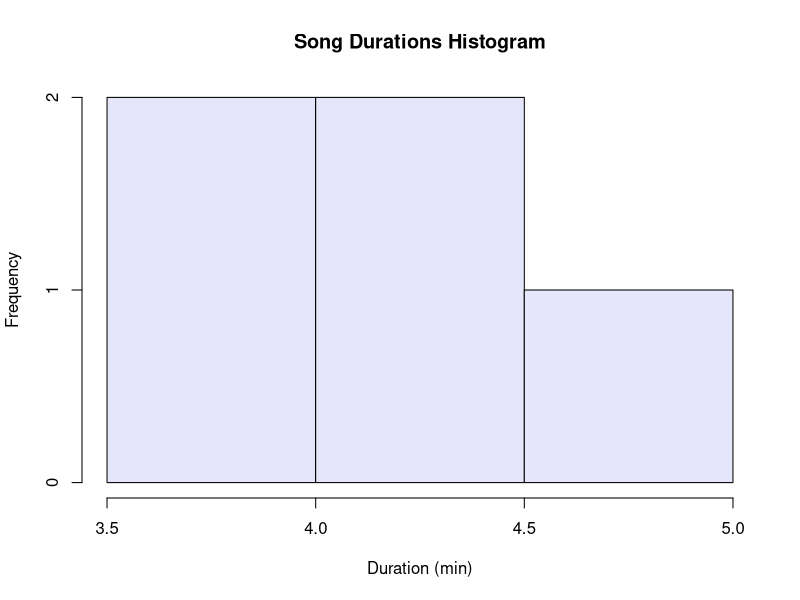
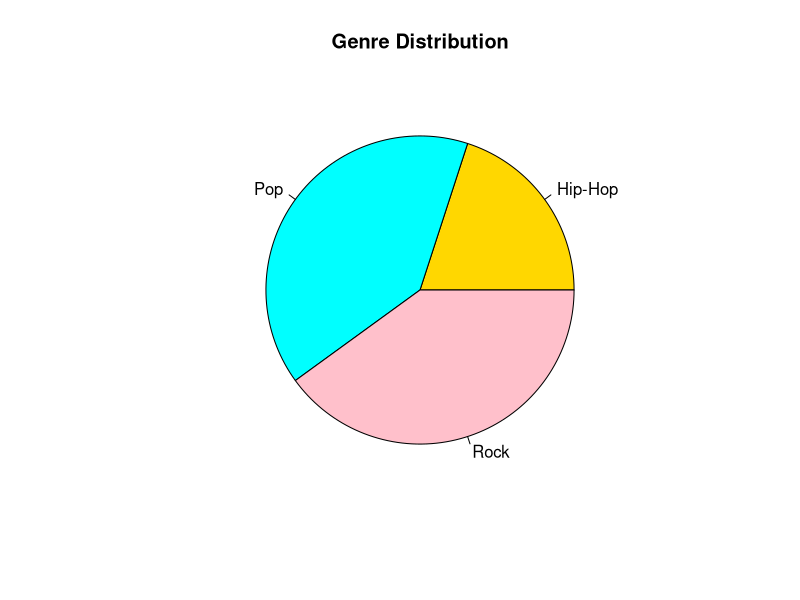
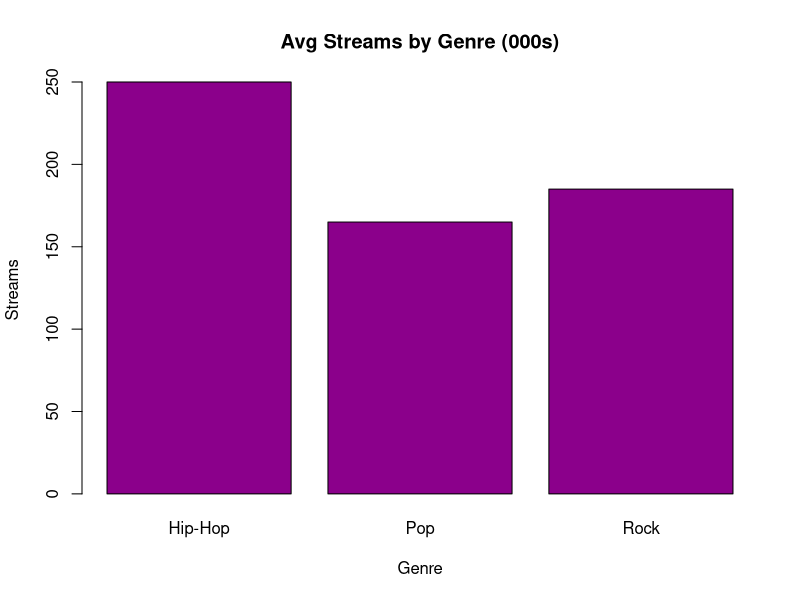
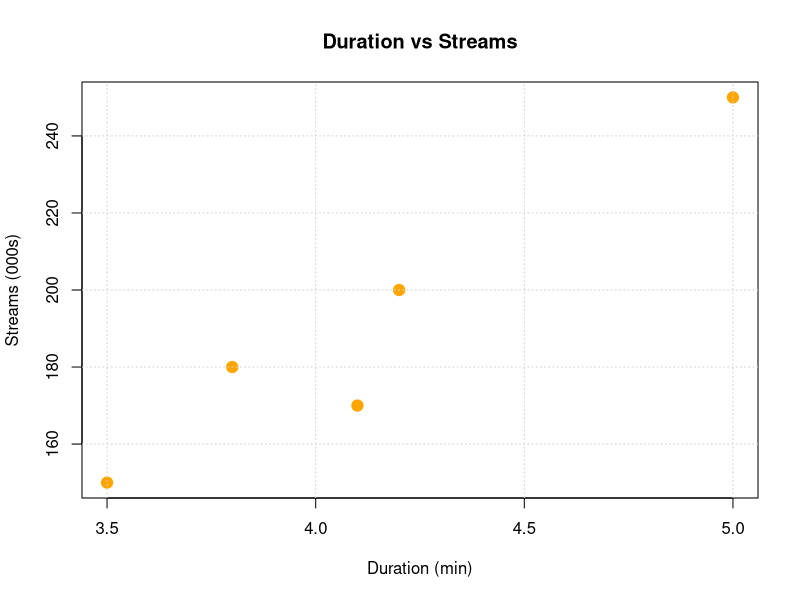

Recreate these plots in R, in order.
# Experiment 30: Music Streaming Analysis
# Course: Data Handling and Visualization

# Dataset
df30 <- data.frame(
  SongID = 1:5,
  Duration = c(3.5, 4.2, 3.8, 5.0, 4.1),
  Streams = c(150, 200, 180, 250, 170),
  Genre = c("Pop", "Rock", "Pop", "Hip-Hop", "Rock")
)

cat("--- Experiment 30: Music Streaming Analysis ---\n")
print(df30)

# Q1: Create a histogram of song durations.
png("outputs/exp30_q1_histogram.png", width=800, height=600)
hist(df30$Duration, col="lavender", main="Song Durations Histogram", xlab="Duration (min)", ylab="Frequency")
dev.off()

# Q2: Generate a pie chart of genre distribution.
png("outputs/exp30_q2_pie_chart.png", width=800, height=600)
pie(table(df30$Genre), col=c("gold", "cyan", "pink"), main="Genre Distribution")
dev.off()

# Q3: Build a bar chart of average streams by genre.
genre_streams <- aggregate(Streams ~ Genre, data=df30, mean)
print(genre_streams)
png("outputs/exp30_q3_bar_chart.png", width=800, height=600)
barplot(genre_streams$Streams, names.arg=genre_streams$Genre, col="darkmagenta", main="Avg Streams by Genre (000s)", ylab="Streams", xlab="Genre")
dev.off()

# Q4: Create a scatter plot of duration vs streams.
png("outputs/exp30_q4_scatter_plot.png", width=800, height=600)
plot(df30$Duration, df30$Streams, col="orange", pch=19, cex=1.5, main="Duration vs Streams", xlab="Duration (min)", ylab="Streams (000s)")
grid()
dev.off()
cat("Experiment 30 successfully completed. Plots saved to outputs/.\n\n")
